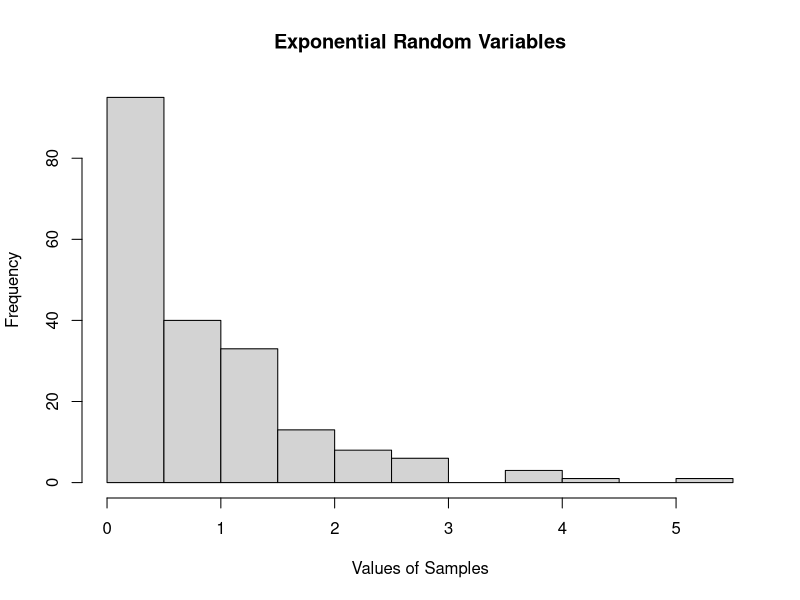
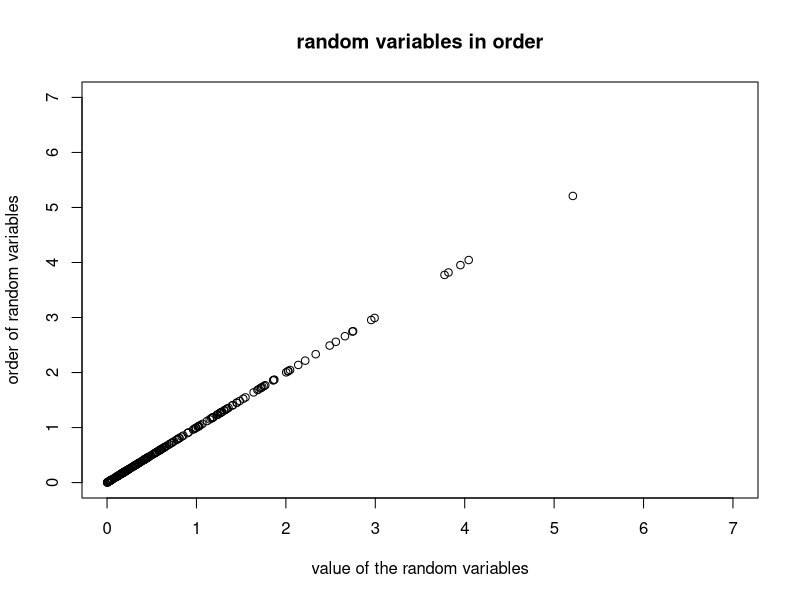
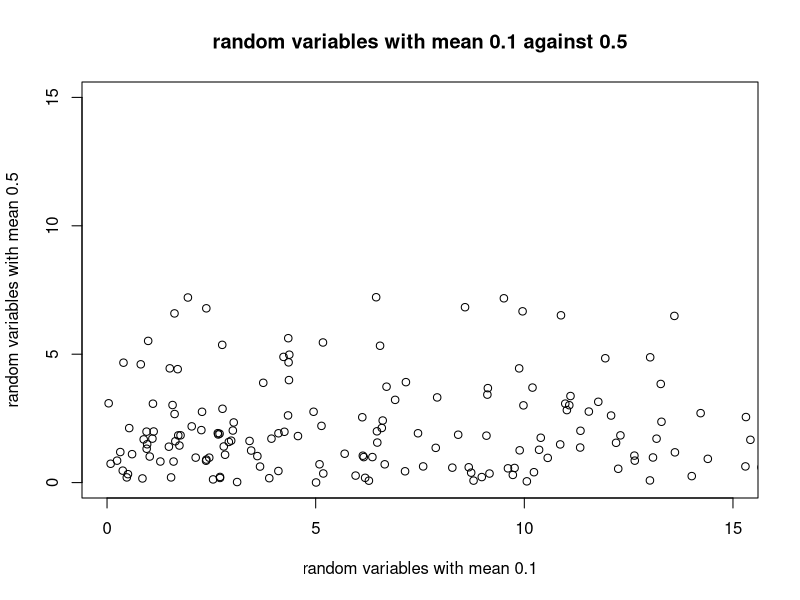
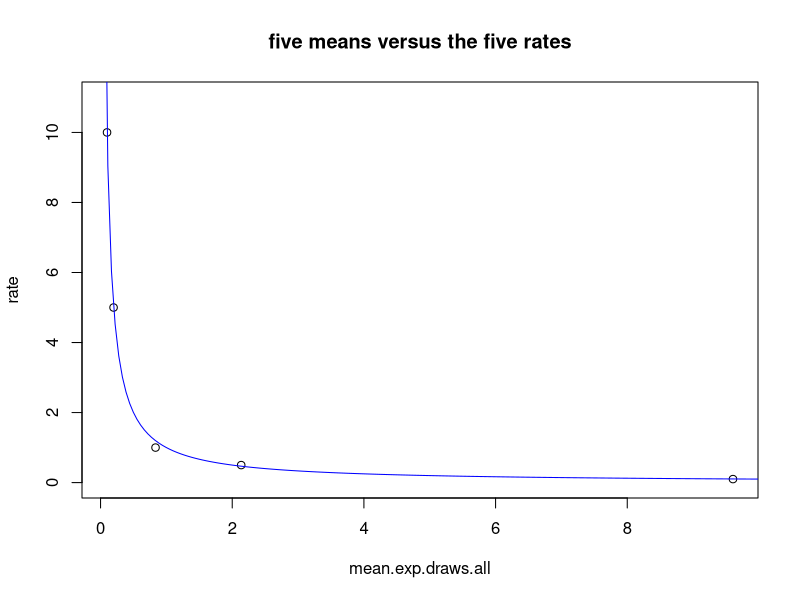
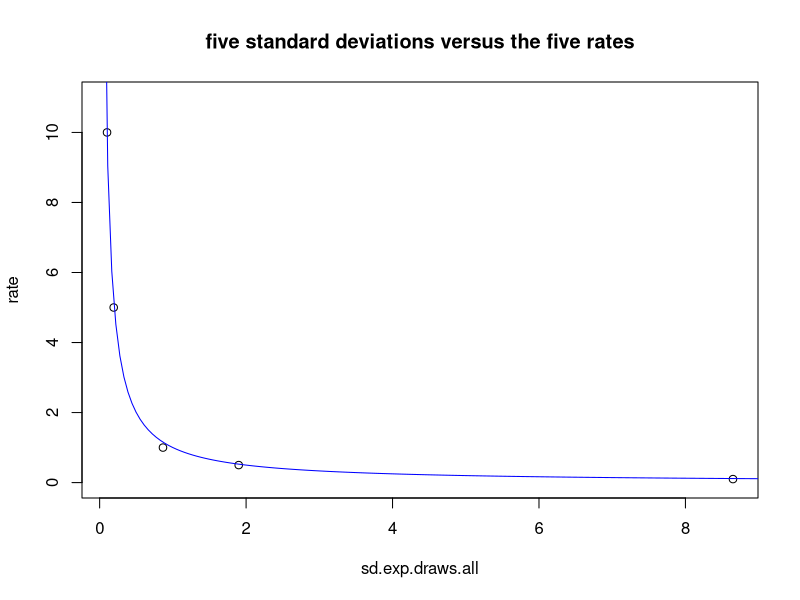
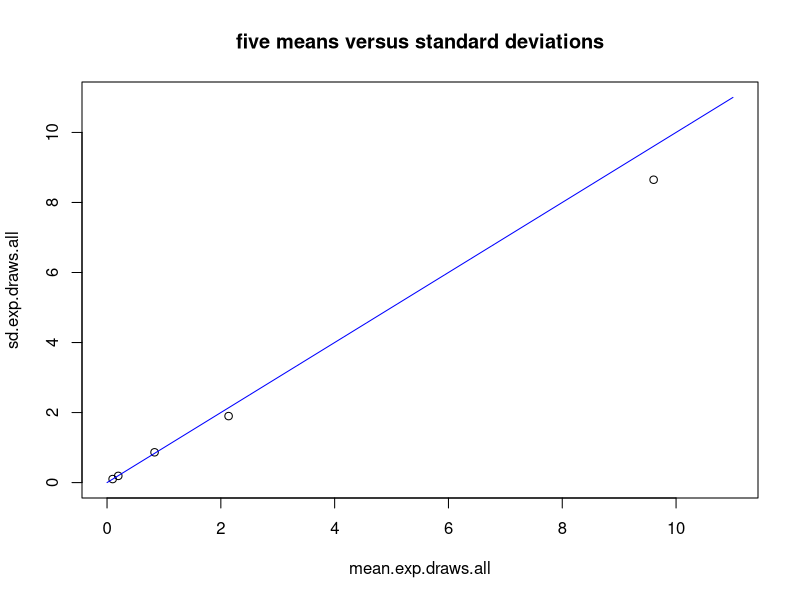
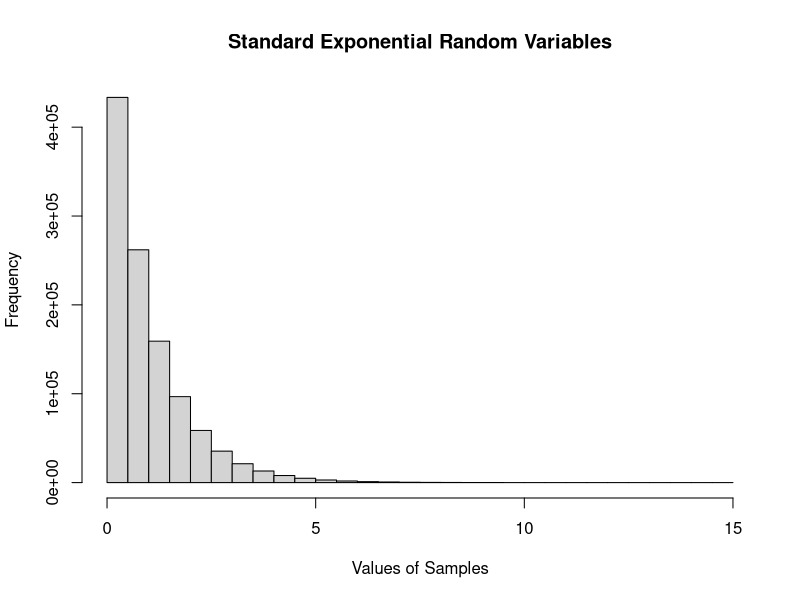
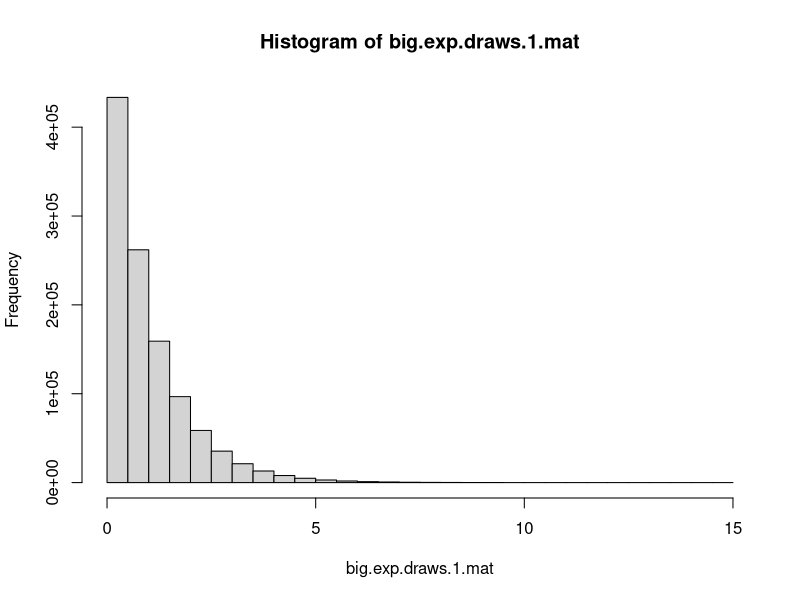

Write the R code that produced these figures, in order.
## ---- chunk 1
knitr::opts_chunk$set(echo = TRUE)
## ---- chunk 2
exp.draws.1 <- rexp(n=200)
mean.exp.draws.1 <- mean(exp.draws.1)
sd.exp.draws.1 <- sd(exp.draws.1)
x <- c(mean.exp.draws.1,sd.exp.draws.1)
print(x)
## ---- chunk 3
rate <- c(0.1,0.5,5,10)
p <- c(paste0('exp.draws.',rate))
p1 <- c(paste0('mean.exp.draws.',rate))
p2 <- c(paste0('sd.exp.draws.',rate))
for (i in 1:4){
  exp.draws <- rexp(n=200,rate=rate[i])
  mean.exp.draws <- mean(exp.draws)
  sd.exp.draws <- sd(exp.draws)
  assign(p[i],exp.draws)
  assign(p1[i],mean.exp.draws)
  assign(p2[i],sd.exp.draws)
}
## ---- chunk 4
hist(exp.draws.1,main='Exponential Random Variables',xlab='Values of Samples',ylab='Frequency')
## ---- chunk 5
plot(exp.draws.1,exp.draws.1,xlim = c(0,7),ylim = c(0,7),main='random variables in order',xlab='value of the random variables',ylab='order of random variables')
## ---- chunk 6
plot(exp.draws.0.1,exp.draws.0.5,xlim = c(0,15),ylim = c(0,15),main='random variables with mean 0.1 against 0.5',xlab='random variables with mean 0.1',ylab='random variables with mean 0.5')

## ---- chunk 7
mean.exp.draws.all <- c(mean.exp.draws.0.1,mean.exp.draws.0.5,mean.exp.draws.1,mean.exp.draws.5,mean.exp.draws.10)
print(mean.exp.draws.all)
## ---- chunk 8
rate <- c(0.1,0.5,1,5,10)
x = seq(0,11,length=200)
plot(mean.exp.draws.all,rate,main='five means versus the five rates',ylim = c(0,11))
lines(x,1/x,col='blue')
## ---- chunk 9
sd.exp.draws.all <- c(sd.exp.draws.0.1,sd.exp.draws.0.5,sd.exp.draws.1,sd.exp.draws.5,sd.exp.draws.10)
plot(sd.exp.draws.all,rate,main='five standard deviations versus the five rates',ylim = c(0,11))
lines(x,1/x,col='blue')
## ---- chunk 10
plot(mean.exp.draws.all,sd.exp.draws.all,main='five means versus standard deviations',xlim = c(0,11),ylim = c(0,11))
lines(x,x,col='blue')
## ---- chunk 11
big.exp.draws.1 <- rexp(n=1100000)
mean.big.exp.draws.1 <- mean(big.exp.draws.1)
sd.big.exp.draws.1 <- sd(big.exp.draws.1)
cat(mean.big.exp.draws.1,sd.big.exp.draws.1)
## ---- chunk 12
x1 <- hist(big.exp.draws.1,main='Standard Exponential Random Variables',xlab='Values of Samples',ylab='Frequency')
x1
## ---- chunk 13
bigger.exp.draws.1 = big.exp.draws.1[big.exp.draws.1>1]
mean.bigger.exp.draws.1 <- mean(bigger.exp.draws.1)
print(mean.bigger.exp.draws.1)
## ---- chunk 14
big.exp.draws.1.mat <- array(big.exp.draws.1,dim = c(1100,1000))
x2 <- hist(big.exp.draws.1.mat)
x2
## ---- chunk 15
mean.big.exp.draws.1.mat.371st <- mean(big.exp.draws.1.mat[,371])
print(mean.big.exp.draws.1.mat.371st)
## ---- chunk 16
mean.big.exp.draws.1.mat.cols <- apply(big.exp.draws.1.mat,2,mean)
hist(mean.big.exp.draws.1.mat.cols)
## ---- chunk 17
sqrt.big.exp.draws.1 <- sqrt(big.exp.draws.1)
mean.sqrt.big.exp.draws.1 <- mean(sqrt.big.exp.draws.1)
print(mean.sqrt.big.exp.draws.1)
